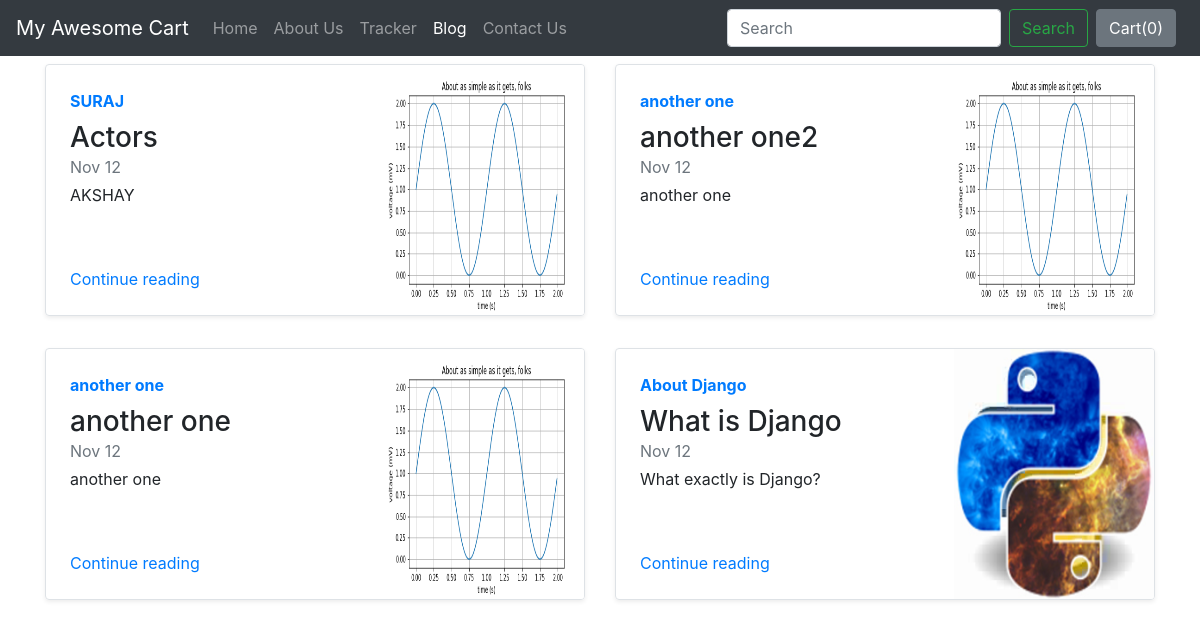
Screenshot of /blog/ with the database file from the repository.
### blog/models.py (models this page shows)
class Blogpost(models.Model):
    post_id = models.AutoField(primary_key=True)
    title = models.CharField(max_length=50)
    head0 = models.CharField(max_length=500, default="")
    chead0 = models.CharField(max_length=5000, default="")
    head1 = models.CharField(max_length=500, default="")
    chead1 = models.CharField(max_length=5000, default="")
    head2 = models.CharField(max_length=500, default="")
    chead2 = models.CharField(max_length=5000, default="")
    pub_date = models.DateField()
    thumbnail = models.ImageField(upload_to='shop/images', default="")
    def __str__(self):
        return self.title

### blog/views.py (the view)
# urls.py: path("", views.index, name="blogHome"),
def index(request):
    myposts = Blogpost.objects.all()
    print(myposts)
    return render(request, 'blog/index.html',
                  {'myposts': myposts})

### blog/templates/blog/index.html
{% extends 'blog/basic.html' %}
{% block body %}
<div class="container">
<div class="row my-2">
    {% for item in myposts %}
        <div class="col-md-6">
            <div
                class="row no-gutters border rounded overflow-hidden flex-md-row mb-4 shadow-sm h-md-250 position-relative">
                <div class="col p-4 d-flex flex-column position-static">
                    <strong class="d-inline-block mb-2 text-primary">{{item.head0}}</strong>
                    <h3 class="mb-0">{{item.title}}</h3>
                    <div class="mb-1 text-muted">Nov 12</div>
                    <p class="card-text mb-auto">{{item.head1}}</p>
                    <a href="blogpost/{{item.post_id}}" class="stretched-link">Continue reading</a>
                </div>
                <div class="col-auto d-none d-lg-block">
                    <img src="/media/{{item.thumbnail}}" class="bd-placeholder-img" width="200" height="250"
                        aria-label="Placeholder: Thumbnail"/>
                </div>
            </div>
        </div>
{% if forloop.counter|divisibleby:2 %}
    </div><div class="row my-2">
    {% endif %}
    {% endfor %}
</div>
{% endblock %}

### rows the page displays
Blogpost: head0 "SURAJ", title "Actors", head1 "AKSHAY", thumbnail (picture)
Blogpost: head0 "another one", title "another one2", head1 "another one", thumbnail (picture)
Blogpost: head0 "another one", title "another one", head1 "another one", thumbnail (picture)
Blogpost: head0 "About Django", title "What is Django", head1 "What exactly is Django?", thumbnail (picture)
